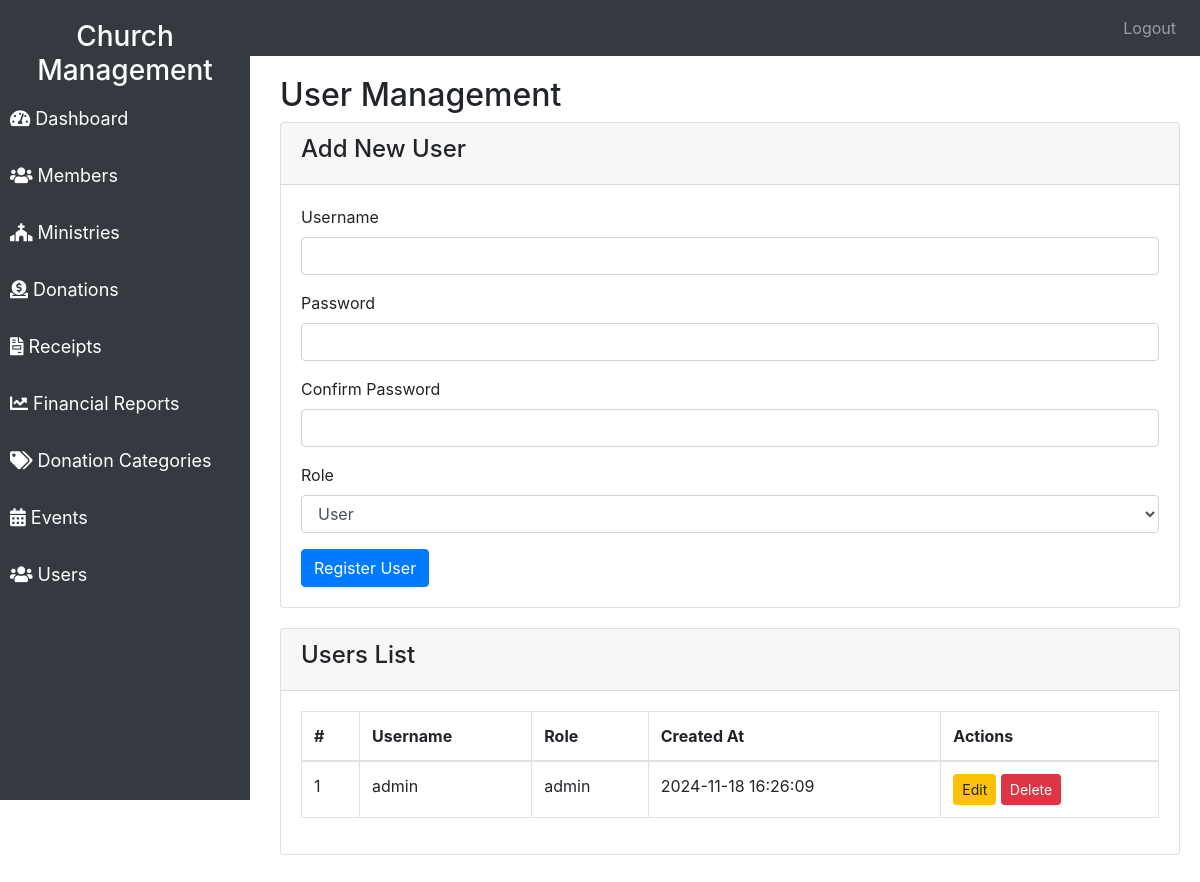
The page /users.php on the database its author committed.
### tables this page shows
CREATE TABLE `Users` (
  `UserID` int(11) NOT NULL,
  `Username` varchar(255) NOT NULL,
  `Password` varchar(255) NOT NULL,
  `Role` enum('admin','user') DEFAULT 'user',
  `CreatedAt` timestamp NOT NULL DEFAULT current_timestamp()
);

### users.php (the view, shortened to what this page needs)
<?php
include('db_connection.php');
$query = "SELECT UserID, Username, Role, CreatedAt FROM Users";
$result = mysqli_query($conn, $query);
?>
<!DOCTYPE html>
<html lang="en">
<head>
    <link href="https://stackpath.bootstrapcdn.com/bootstrap/4.5.0/css/bootstrap.min.css" rel="stylesheet">
    <link href="https://cdnjs.cloudflare.com/ajax/libs/font-awesome/5.15.3/css/all.min.css" rel="stylesheet">
</head>
<body>
    <nav class="navbar navbar-expand-lg navbar-dark bg-dark">
        <a class="navbar-brand" href="#">Church Management</a>
        <div class="collapse navbar-collapse" id="navbarNav">
            <ul class="navbar-nav ml-auto">
                <li class="nav-item">
                    <a class="nav-link" href="logout.php">Logout</a>
                </li>
            </ul>
        </div>
    </nav>
    <div class="sidebar">
        <h3 class="text-center text-white">Church Management</h3>
        <a href="dashboard.php"><i class="fas fa-tachometer-alt"></i> Dashboard</a>
        <a href="members.php"><i class="fas fa-users"></i> Members</a>
        <a href="ministries.php"><i class="fas fa-church"></i> Ministries</a>
        <a href="donations.php"><i class="fas fa-donate"></i> Donations</a>
        <a href="receipts.php"><i class="fas fa-file-invoice"></i> Receipts</a>
        <a href="financial_reports.php"><i class="fas fa-chart-line"></i> Financial Reports</a>
        <a href="donation_categories.php"><i class="fas fa-tags"></i> Donation Categories</a>
        <a href="events.php"><i class="fas fa-calendar-alt"></i> Events</a>
        <a href="users.php" class="active"><i class="fas fa-users"></i> Users</a>
    </div>
    <div class="content">
        <h2>User Management</h2>
        <div class="card">
            <div class="card-header">
                <h4>Add New User</h4>
            </div>
            <div class="card-body">
                <form method="POST" action="users.php">
                    <div class="form-group">
                        <label for="username">Username</label>
                        <input type="text" class="form-control" id="username" name="username" required>
                    </div>
                    <div class="form-group">
                        <label for="password">Password</label>
                        <input type="password" class="form-control" id="password" name="password" required>
                    </div>
                    <div class="form-group">
                        <label for="confirm_password">Confirm Password</label>
                        <input type="password" class="form-control" id="confirm_password" name="confirm_password" required>
                    </div>
                    <div class="form-group">
                        <label for="role">Role</label>
                        <select class="form-control" id="role" name="role" required>
                            <option value="user">User</option>
                        </select>
                    </div>
                    <button type="submit" name="register" class="btn btn-primary">Register User</button>
                </form>
            </div>
        </div>
        <div class="card">
            <div class="card-header">
                <h4>Users List</h4>
            </div>
            <div class="card-body">
                <table class="table table-bordered">
                    <thead>
                        <tr>
                            <th>#</th>
                            <th>Username</th>
                            <th>Role</th>
                            <th>Created At</th>
                            <th>Actions</th>
                        </tr>
                    </thead>
                    <tbody>
                        <?php while ($row = mysqli_fetch_assoc($result)): ?>
                        <tr>
                            <td><?php echo $row['UserID']; ?></td>
                            <td><?php echo $row['Username']; ?></td>
                            <td><?php echo $row['Role']; ?></td>
                            <td><?php echo $row['CreatedAt']; ?></td>
                            <td>
                                <a href="edit_user.php?id=<?php echo $row['UserID']; ?>" class="btn btn-warning btn-sm">Edit</a>
                                <a href="delete_user.php?id=<?php echo $row['UserID']; ?>" class="btn btn-danger btn-sm" onclick="return confirm('Are you sure you want to delete this user?')">Delete</a>
                            </td>
                        </tr>
                        <?php endwhile; ?>
                    </tbody>
                </table>
            </div>
        </div>
    </div>
</body>
</html>

### users.php (style rules this page uses)
.sidebar { height: 100vh; position: fixed; top: 0; left: 0; width: 250px; background-color: #343a40; color: white; padding-top: 20px; }
.sidebar a { color: white; text-decoration: none; padding: 10px; display: block; margin-bottom: 10px; font-size: 18px; }
.content { margin-left: 260px; padding: 20px; }
.card { margin-bottom: 20px; }

### rows shown on the page
users: UserID "1", Username "admin", Role "admin", CreatedAt "2024-11-18 16:26:09"
